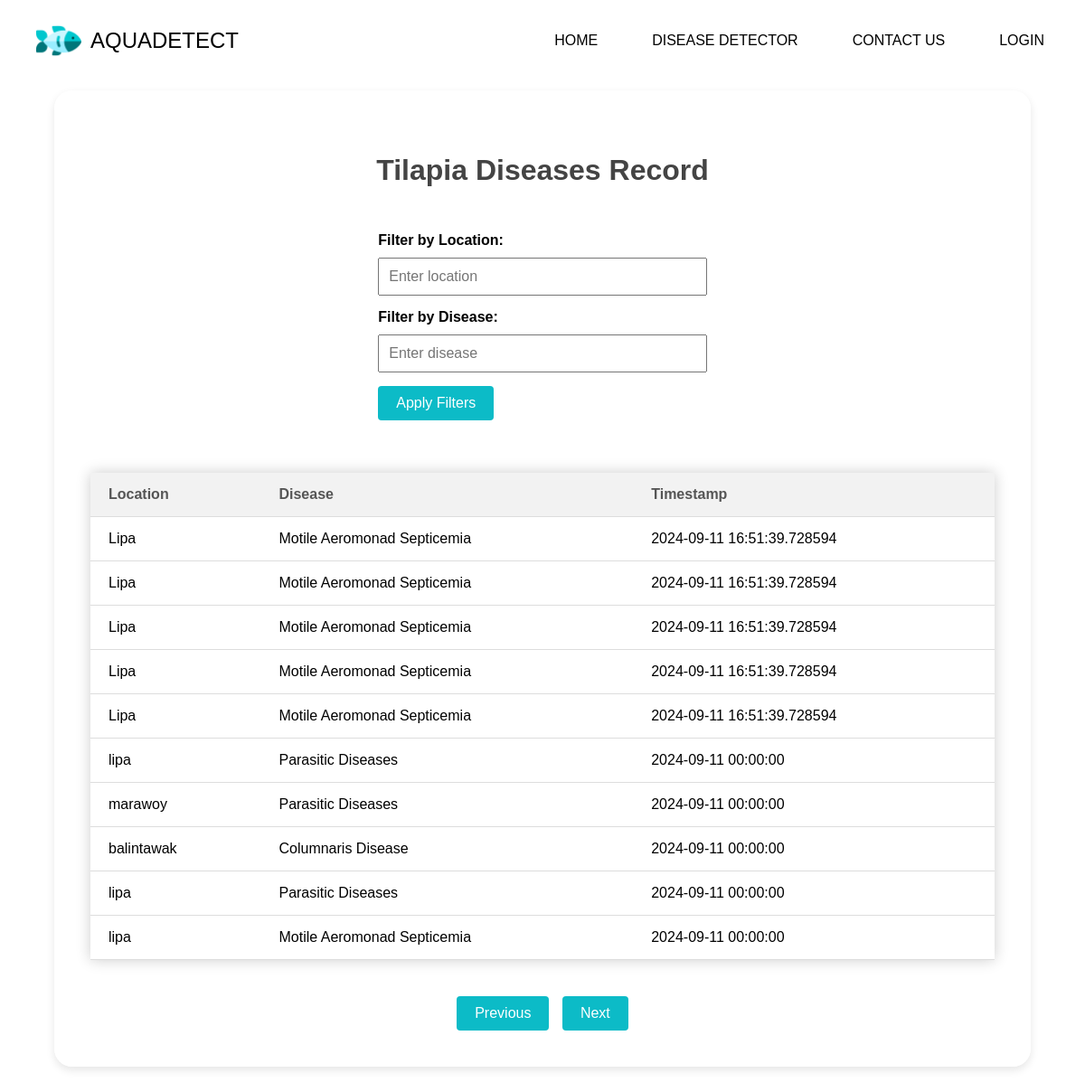
Page /test?location=&disease=&page=3 on the committed database.
### yolo_app.py (models this page shows)
class LocationInfo(db.Model):
    id = db.Column(db.Integer, primary_key=True)
    location = db.Column(db.String(120), nullable=False)
    disease = db.Column(db.String(120), nullable=False)
    timestamp = db.Column(db.DateTime, default=datetime.datetime.utcnow)

### yolo_app.py (the view)
@app.route("/test")
def test():
    filter_location = request.args.get('location', '')
    filter_disease = request.args.get('disease', '')
    page = request.args.get('page', 1, type=int)
    per_page = 10  # Number of records per page
    offset = (page - 1) * per_page
    query = db.session.query(LocationInfo)
    if filter_location:
        query = query.filter(LocationInfo.location.ilike(f"%{filter_location}%"))
    if filter_disease:
        query = query.filter(LocationInfo.disease.ilike(f"%{filter_disease}%"))
    query = query.order_by(LocationInfo.timestamp.desc())
    total = query.count()
    location_info_records = query.offset(offset).limit(per_page).all()
    base_url = url_for('test', location=filter_location, disease=filter_disease)
    prev_url = url_for('test', location=filter_location, disease=filter_disease, page=page-1) if page > 1 else None
    next_url = url_for('test', location=filter_location, disease=filter_disease, page=page+1) if (page * per_page) < total else None
    return render_template('test.html',
                           location_info_records=location_info_records,
                           filter_location=filter_location,
                           filter_disease=filter_disease,
                           prev_url=prev_url,
                           next_url=next_url)

### templates/test.html (shortened to what this page needs)
<!DOCTYPE html>
<html lang="en">
<head>
</head>
<body>
    {% extends "nav.html" %}
    {% block content %}
    <div class="page-container">
        <h1>Tilapia Diseases Record</h1>
        <div class="filter-form">
            <form method="get" action="{{ url_for('test') }}">
                <label for="location">Filter by Location:</label>
                <input type="text" id="location" name="location" value="{{ filter_location }}" placeholder="Enter location">
                <label for="disease">Filter by Disease:</label>
                <input type="text" id="disease" name="disease" value="{{ filter_disease }}" placeholder="Enter disease">
                <button type="submit">Apply Filters</button>
            </form>
        </div>
        <br>
        <table>
            <thead>
                <tr>
                    <th>Location</th>
                    <th>Disease</th>
                    <th>Timestamp</th>
                </tr>
            </thead>
            <tbody>
                {% for record in location_info_records %}
                <tr>
                    <td>{{ record.location }}</td>
                    <td>{{ record.disease }}</td>
                    <td>{{ record.timestamp }}</td>
                </tr>
                {% endfor %}
            </tbody>
        </table>
        <div class="pagination">
            {% if prev_url %}
            <a href="{{ prev_url }}" class="prev">Previous</a>
            {% endif %}
            {% if next_url %}
            <a href="{{ next_url }}" class="next">Next</a>
            {% endif %}
        </div>
    </div>
    {% endblock %}

### templates/nav.html (style rules this page uses)
* { text-decoration: none; font-family: 'Plus Jakarta Sans', Helvetica, sans-serif; box-sizing: border-box; margin: 0; padding: 0; }
body { margin: 0; padding: 0; }

### rows in the picture
LocationInfo: location "Lipa", disease "Motile Aeromonad Septicemia", timestamp "2024-09-11 16:51:39.728594"
LocationInfo: location "Lipa", disease "Motile Aeromonad Septicemia", timestamp "2024-09-11 16:51:39.728594"
LocationInfo: location "Lipa", disease "Motile Aeromonad Septicemia", timestamp "2024-09-11 16:51:39.728594"
LocationInfo: location "Lipa", disease "Motile Aeromonad Septicemia", timestamp "2024-09-11 16:51:39.728594"
LocationInfo: location "Lipa", disease "Motile Aeromonad Septicemia", timestamp "2024-09-11 16:51:39.728594"
LocationInfo: location "lipa", disease "Parasitic Diseases", timestamp "2024-09-11 00:00:00"
LocationInfo: location "marawoy", disease "Parasitic Diseases", timestamp "2024-09-11 00:00:00"
LocationInfo: location "balintawak", disease "Columnaris Disease", timestamp "2024-09-11 00:00:00"
LocationInfo: location "lipa", disease "Parasitic Diseases", timestamp "2024-09-11 00:00:00"
LocationInfo: location "lipa", disease "Motile Aeromonad Septicemia", timestamp "2024-09-11 00:00:00"
